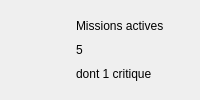
<widget class="QFrame" name="carteKpi2"><property name="variante" stdset="0"><string notr="true">kpi</string></property><layout class="QHBoxLayout" name="layout72" stretch="0,1"><property name="spacing"><number>14</number></property><property name="leftMargin"><number>16</number></property><property name="topMargin"><number>14</number></property><property name="rightMargin"><number>16</number></property><property name="bottomMargin"><number>14</number></property><item><widget class="QLabel" name="tuile9"><property name="minimumSize"><size><width>46</width><height>46</height></size></property><property name="maximumSize"><size><width>46</width><height>46</height></size></property><property name="pixmap"><pixmap resource="ressources.qrc">:/images/icones/tuile_siren_orange.png</pixmap></property><property name="scaledContents"><bool>true</bool></property></widget></item><item><layout class="QVBoxLayout" name="layout71"><property name="spacing"><number>0</number></property><item><widget class="QLabel" name="lbl88"><property name="text"><string>Missions actives</string></property><property name="variante" stdset="0"><string notr="true">kpiTitre</string></property></widget></item><item><widget class="QLabel" name="lbl89"><property name="text"><string>5</string></property><property name="variante" stdset="0"><string notr="true">kpiValeur</string></property></widget></item><item><widget class="QLabel" name="lbl90"><property name="text"><string>dont 1 critique</string></property><property name="variante" stdset="0"><string notr="true">kpiDetail</string></property></widget></item></layout></item></layout></widget>
